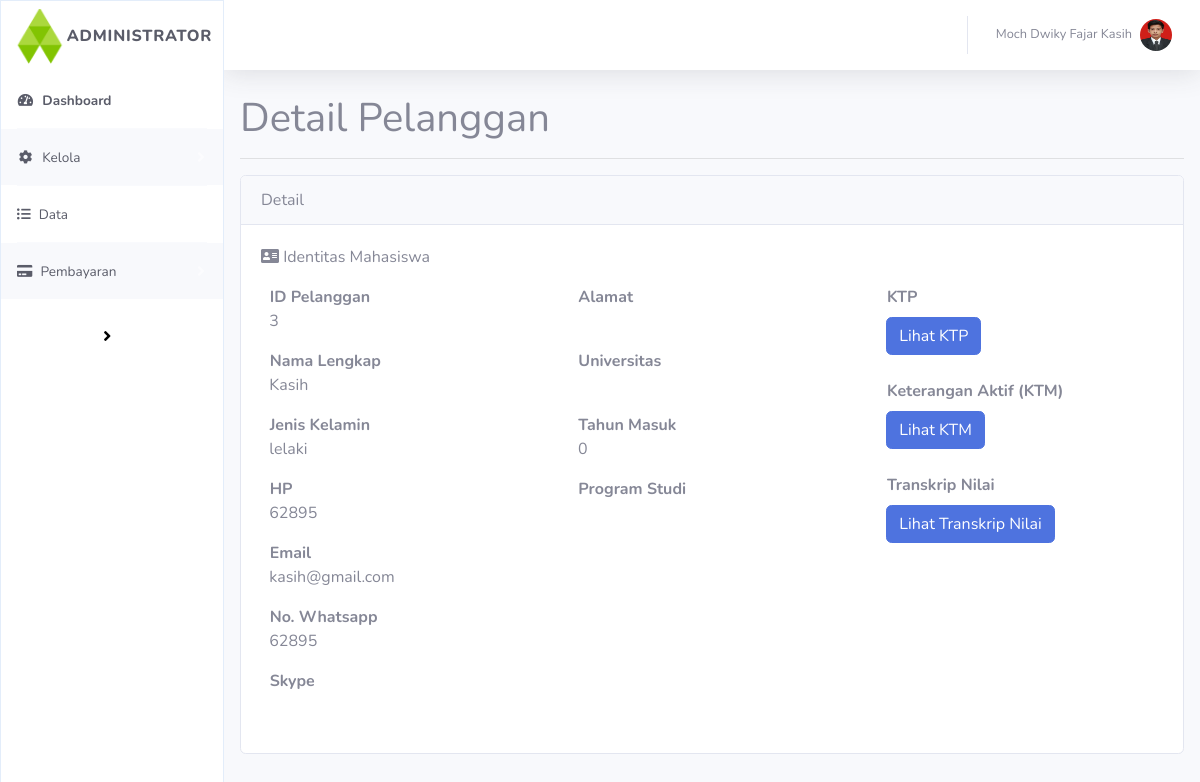
Page /detail/pelanggan?detail_id=3 on the committed database.
### tables this page shows
CREATE TABLE `daftar_pelanggan` (
  `id_pelanggan` int(11) NOT NULL,
  `nama` varchar(255) NOT NULL,
  `email` varchar(50) NOT NULL,
  `hp` bigint(20) NOT NULL,
  `tgl_daftar` date NOT NULL,
  `jenis_kelamin` varchar(122) NOT NULL,
  `whatsapp` bigint(20) NOT NULL,
  `skype` varchar(122) NOT NULL,
  `alamat` varchar(255) NOT NULL,
  `universitas` varchar(122) NOT NULL,
  `tahun_masuk` int(122) NOT NULL,
  `prodi` varchar(255) NOT NULL,
  `ktp` varchar(255) NOT NULL,
  `ktm` varchar(255) NOT NULL,
  `transkrip_nilai` varchar(255) NOT NULL
);

### application/controllers/Detail.php (called while the page is built, shortened)
<?php
class Detail extends CI_Controller{
    public function __construct()
	{
        $this->load->model('m_data');
	}
     public function pelanggan()
    {
        $data ['detail'] = $this->m_data->detailPelanggan();
        $this->load->view('templates/v_header');
        $this->load->view('templates/v_sidebar');
        $this->load->view('templates/v_navbar');
        $this->load->view('data/v_detail_customers', $data);
    }
}
?>

### index.php (called while the page is built, shortened)
<?php
require_once BASEPATH.'core/CodeIgniter.php';

### application/models/m_data.php (called while the page is built, shortened)
<?php defined('BASEPATH') OR exit('No direct script access allowed');
class M_data extends CI_Model
{
    public function detailPelanggan()
    {
        $id = $_GET["detail_id"];
        $query = $this->db->get_where('daftar_pelanggan', array('id_pelanggan' => $id));
        return $query->result_array();
    }
}

### application/views/data/v_detail_customers.php (the view, shortened to what this page needs)
<div class="m-3">
<h1>Detail Pelanggan</h1>
<hr></div>
<div class="card mb-4 m-3">
  <div class="card-header">
    Detail
  </div>
  <div class="card-body">
    <p><i class="fa fa-address-card"></i>
                     Identitas Mahasiswa
                </p>
        <div class="row">
            <div class="col">
                <?php foreach ($detail as $d )  :?>
                <p>
                	<b>&nbsp ID Pelanggan</b><br>
                  &nbsp <?= $d['id_pelanggan']; ?>
                </p>
                <p>
                	<b>&nbsp Nama Lengkap</b><br>
                  &nbsp <?= $d['nama']; ?>
                </p>
                <p>
                    <b>&nbsp Jenis Kelamin</b><br>
                  &nbsp <?= $d['jenis_kelamin']; ?>
                </p>
                <p>
                	<b>&nbsp HP</b><br>
                  &nbsp <?= $d['hp']; ?>
                </p>
                <p>
                	<b>&nbsp Email</b><br>
                  &nbsp <?= $d['email']; ?>
                </p>
                <p>
                	<b>&nbsp No. Whatsapp</b><br>
                  &nbsp <?= $d['whatsapp']; ?>
                </p>
                <p>
                    <b>&nbsp Skype</b><br>
                </p>
            </div>
            <div class="col">
                <p>
                    <b>&nbsp Alamat</b><br>
                </p>
                <p>
                    <b>&nbsp Universitas</b><br>
                </p>
                <p>
                    <b>&nbsp Tahun Masuk</b><br>
                  &nbsp <?= $d['tahun_masuk']; ?>
                </p>
                <p>
                    <b>&nbsp Program Studi</b><br>
                </p>
            </div>
            <div class="col">
                    <p>
                        <b>&nbsp KTP</b><br>
                        <a href="#">
                        <button class="btn btn-primary m-2">Lihat KTP</button></a>
                    </p>
                    <p>
                        <b>&nbsp Keterangan Aktif (KTM)</b><br>
                        <a href="#">
                        <button class="btn btn-primary m-2">Lihat KTM</button></a>
                    </p>
                    <p>
                        <b>&nbsp Transkrip Nilai</b><br>
                        <a href="#">
                        <button class="btn btn-primary m-2">Lihat Transkrip Nilai</button></a>
                    </p>
                 <?php endforeach; ?>
            </div>
        </div>
</div>

### rows in the picture
daftar_pelanggan: id_pelanggan "3", nama "Kasih", jenis_kelamin "lelaki", hp "62895", email "kasih@gmail.com", whatsapp "62895", tahun_masuk "0"
